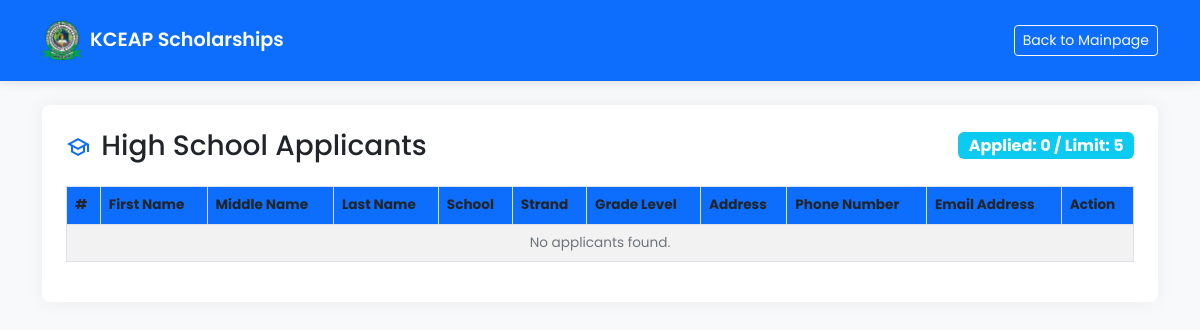
Before: /kceap_admin/HIGHSCHOOL/set_schedule.php (signed in) with the older database file.
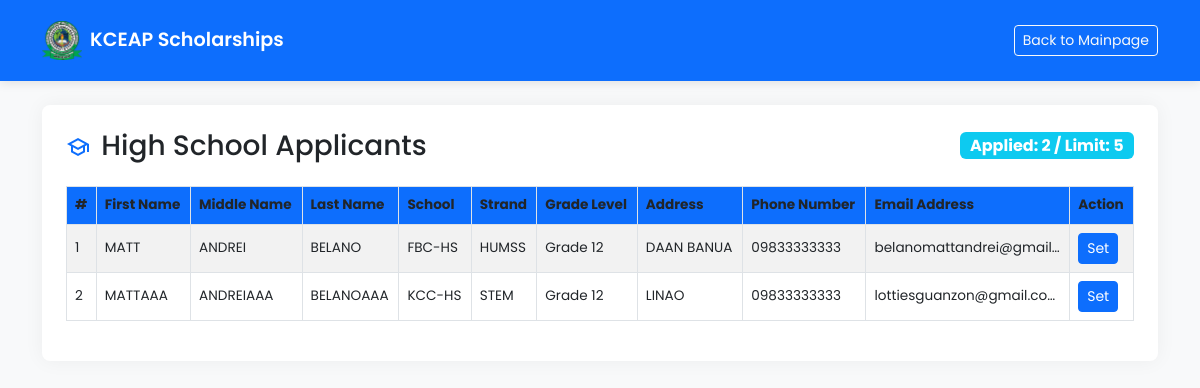
After: the same page with the newer database file.
### tables this page shows
CREATE TABLE `highschool_schedule` (
  `id` int(11) NOT NULL,
  `firstName` varchar(100) NOT NULL,
  `middleName` varchar(100) DEFAULT NULL,
  `lastName` varchar(100) NOT NULL,
  `school` varchar(150) NOT NULL,
  `strand` varchar(50) NOT NULL,
  `yearLevel` varchar(20) NOT NULL,
  `address` varchar(150) NOT NULL,
  `phoneNumber` varchar(30) NOT NULL,
  `emailAddress` varchar(100) NOT NULL,
  `created_at` timestamp NOT NULL DEFAULT current_timestamp()
);

### kceap_admin/HIGHSCHOOL/set_schedule.php (the view, shortened to what the changed rows need)
<?php
require_once '../../config/config.php';
$sql = "SELECT * FROM highschool_schedule ORDER BY id DESC";
$result = $conn->query($sql);
$deadlineFile = __DIR__ . '/../deadline.json';
$limit = 0;
if (file_exists($deadlineFile)) {
    $settings = json_decode(file_get_contents($deadlineFile), true);
    $limit = $settings['highschool']['limit'] ?? 0;
}
$appliedCount = $result ? $result->num_rows : 0;
?>
<!DOCTYPE html>
<html lang="en">
<head>
    <link href="https://cdn.jsdelivr.net/npm/bootstrap@5.3.0/dist/css/bootstrap.min.css" rel="stylesheet">
    <link rel="stylesheet" href="./style/index.css">
    <link rel="stylesheet" href="./style/bootstrap.min.css">
</head>
<body>
    <section class="py-4">
        <div class="container">
            <div class="card p-4">
                <div class="d-flex justify-content-between align-items-center mb-4">
                    <div class="text-end">
                        <span class="badge bg-info fs-6">Applied: <?= $appliedCount ?> / Limit:
                            <?= $limit ?: 'Unlimited' ?></span>
                    </div>
                </div>
                <div class="table-responsive" style="max-height: 400px; overflow-y: auto;">
                    <table class="table table-bordered table-hover table-striped align-middle">
                        <thead style="position: sticky; top: 0; z-index: 2;">
                            <tr>
                                <th>#</th>
                                <th>First Name</th>
                                <th>Middle Name</th>
                                <th>Last Name</th>
                                <th>School</th>
                                <th>Strand</th>
                                <th>Grade Level</th>
                                <th>Address</th>
                                <th>Phone Number</th>
                                <th>Email Address</th>
                                <th>Action</th>
                            </tr>
                        </thead>
                        <tbody>
                            <?php if ($result && $result->num_rows > 0): ?>
                                <?php $i = 1;
                                while ($row = $result->fetch_assoc()): ?>
                                    <tr>
                                        <td><?= $i++ ?></td>
                                        <td><?= htmlspecialchars($row['firstName']) ?></td>
                                        <td><?= htmlspecialchars($row['middleName']) ?></td>
                                        <td><?= htmlspecialchars($row['lastName']) ?></td>
                                        <td><?= htmlspecialchars($row['school']) ?></td>
                                        <td><?= htmlspecialchars($row['strand']) ?></td>
                                        <td><?= htmlspecialchars($row['yearLevel']) ?></td>
                                        <td><?= htmlspecialchars($row['address']) ?></td>
                                        <td><?= htmlspecialchars($row['phoneNumber']) ?></td>
                                        <td><?= htmlspecialchars($row['emailAddress']) ?></td>
                                        <td>
                                            <button class="btn btn-primary btn-sm" data-bs-toggle="modal"
                                                data-bs-target="#scheduleModal" data-id="<?= $row['id'] ?>"
                                                data-firstname="<?= htmlspecialchars($row['firstName']) ?>"
                                                data-middlename="<?= htmlspecialchars($row['middleName']) ?>"
                                                data-lastname="<?= htmlspecialchars($row['lastName']) ?>"
                                                data-school="<?= htmlspecialchars($row['school']) ?>"
                                                data-strand="<?= htmlspecialchars($row['strand']) ?>"
                                                data-year="<?= htmlspecialchars($row['yearLevel']) ?>"
                                                data-address="<?= htmlspecialchars($row['address']) ?>"
                                                data-phone="<?= htmlspecialchars($row['phoneNumber']) ?>"
                                                data-email="<?= htmlspecialchars($row['emailAddress']) ?>">Set</button>
                                        </td>
                                    </tr>
                                <?php endwhile; ?>
                            <?php else: ?>
                                <tr>
                                    <td colspan="11" class="text-center text-muted">No applicants found.</td>
                                </tr>
                            <?php endif; ?>
                        </tbody>
                    </table>
                </div>
            </div>
        </div>
    </section>
</body>
</html>

Changed rows visible on the page:
added highschool_schedule: firstName "MATT", middleName "ANDREI", lastName "BELANO", school "FBC-HS", strand "HUMSS", yearLevel "Grade 12", address "DAAN BANUA", phoneNumber "09833333333", emailAddress "belanomattandrei@gmail…"
added highschool_schedule: firstName "MATTAAA", middleName "ANDREIAAA", lastName "BELANOAAA", school "KCC-HS", strand "STEM", yearLevel "Grade 12", address "LINAO", phoneNumber "09833333333", emailAddress "lottiesguanzon@gmail.com"
Other visible differences:
$appliedCount: "0" → "2"
text no longer shown: "No applicants found."
